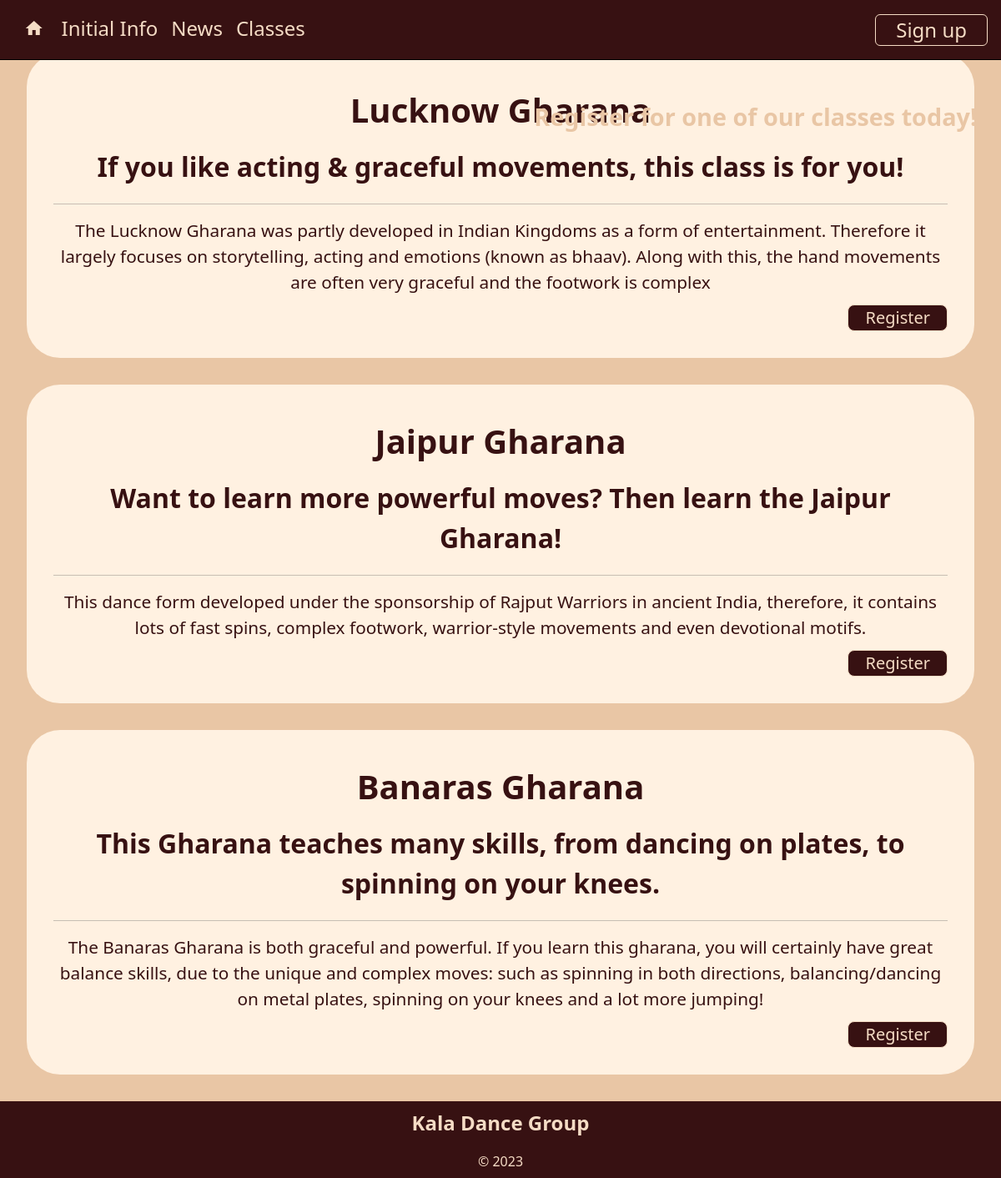
Page /classes on the committed database.
### tables this page shows
CREATE TABLE classes(
    class_id integer primary key autoincrement,
    class_title text not null,
    class_subtitle text not null,
    class_description text not null
);

### server.py (the view)
@app.route('/classes')
def classes():
    sql = """ select c.class_id, c.class_title, c.class_subtitle, c.class_description
     from classes c
     order by c.class_title desc;
     """
    result = run_search_query_tuples(sql, (), db_path, True)
    print(result)
    return render_template("classes.html", classes=result)

### db_function.py (called while the page is built)
def run_search_query_tuples(sql_query,values_tuple, file_path, rowfactory=False):
    result = None
    try:
        db = sqlite3.connect(file_path)
        if rowfactory:
            db.row_factory = sqlite3.Row
        cursor = db.cursor()
        cursor.execute(sql_query,values_tuple)
        result = cursor.fetchall()
        cursor.close()
    except sqlite3.Error as error:
        print("Error running search query tuples: {}".format(error))
        return None
    db.close()
    if result is None:
        print("No search values were found")
    return result

### templates/classes.html (shortened to what this page needs)
{% extends "layout.html" %}
{% block quote %}
Register for one of our classes today!
{% endblock %}
{% block content %}
{% for row in classes %}
<div class="container_round">
    <h2>{{ row['class_title'] }}</h2>
    <div class="subtitle">{{ row['class_subtitle'] }}</div>
    <hr>
    <p class="big-text">{{ row['class_description'] }}</p>
    <div class="text-end">
        <a class="btn btn-lg btn-outline" href="{{ url_for('registrations', class_id=row['class_id'])  }}">Register</a>
    </div>
</div>
{% endfor %}
{% endblock %}

### static/StyleSheet.css (style rules this page uses)
:root { --beige: rgb(233, 198, 165); --almond: rgb(255, 241, 225); --light-beige: rgb(245, 220, 197); --maroon: rgb(55, 17, 18); --light-maroon: rgb(88, 23, 24); }
body { font-family: 'Noto Sans', sans-serif; font-size: 100%; background-color: var(--beige); }
.btn { background-color: var(--maroon); color: var(--light-beige); }
.btn-outline { border: 1px solid var(--light-beige); padding: 0em 1em; }
h2 { font-size: 2.5em; text-align: center; font-weight: 600; padding: 0.3em 0; color: var(--maroon); }
.container_round { border: 0px solid blue; background-color: var(--almond); padding: 2em 2em; margin-bottom: 2em; margin-top: 2em; margin-left: 2em; margin-right: 2em; border-radius: 40px; }
.subtitle { font-size: 2em; text-align: center; font-weight: 550; color: var(--maroon); padding-bottom: 0.125em; }
.big-text { font-size: 1.3em; text-align: center; font-weight: 500; margin: 0; color: var(--maroon); padding-bottom: 0.5em; }

### rows in the picture
classes: class_title "Lucknow Gharana", class_subtitle "If you like acting & graceful movements, this class is for you!", class_description "The Lucknow Gharana was partly developed in Indian Kingdoms as a form of entertainment. Therefore it largely focuses on storytelling, acting and emotions (known as bhaav). Along with this, the hand movements are often very graceful and the footwork is complex"
classes: class_title "Jaipur Gharana", class_subtitle "Want to learn more powerful moves? Then learn the Jaipur Gharana!", class_description "This dance form developed under the sponsorship of Rajput Warriors in ancient India, therefore, it contains lots of fast spins, complex footwork, warrior-style movements and even devotional motifs."
classes: class_title "Banaras Gharana", class_subtitle "This Gharana teaches many skills, from dancing on plates, to spinning on your knees.", class_description "The Banaras Gharana is both graceful and powerful. If you learn this gharana, you will certainly have great balance skills, due to the unique and complex moves: such as spinning in both directions, balancing/dancing on metal plates, spinning on your knees and a lot more jumping!"
